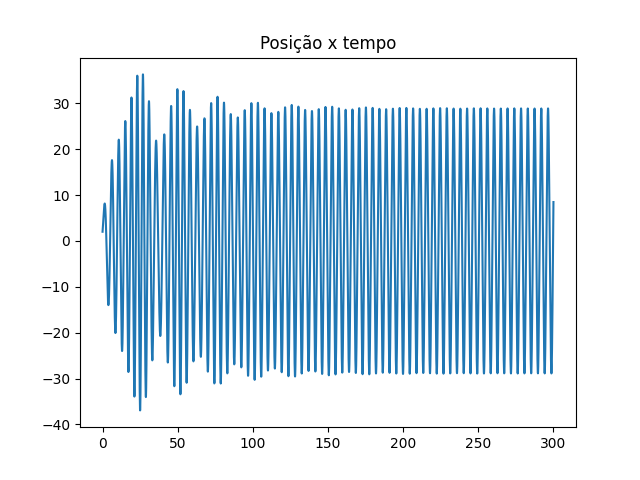

Generate this figure with Python:
import matplotlib.pyplot as plt
import numpy as np

def abfourier(tp,xp,it0,it1,nf):
#
# cálculo dos coeficientes de Fourier a_nf e b_nf
#       a_nf = 2/T integral ( xp cos( nf w) ) dt   entre tp(it0) e tp(it1)
#       b_nf = 2/T integral ( xp sin( nf w) ) dt   entre tp(it0) e tp(it1)    
# integracao numerica pela aproximação trapezoidal
# input: matrizes tempo tp   (abcissas)
#                 posição xp (ordenadas) 
#       indices inicial it0
#               final   it1  (ao fim de um período)   
#       nf índice de Fourier
# output: af_bf e bf_nf  
# 
    dt=tp[1]-tp[0]
    per=tp[it1]-tp[it0]
    ome=2*np.pi/per

    s1=xp[it0]*np.cos(nf*ome*tp[it0])
    s2=xp[it1]*np.cos(nf*ome*tp[it1])
    st=xp[it0+1:it1]*np.cos(nf*ome*tp[it0+1:it1])
    soma=np.sum(st)
    
    q1=xp[it0]*np.sin(nf*ome*tp[it0])
    q2=xp[it1]*np.sin(nf*ome*tp[it1])
    qt=xp[it0+1:it1]*np.sin(nf*ome*tp[it0+1:it1])
    somq=np.sum(qt)
    
    intega=((s1+s2)/2+soma)*dt
    af=2/per*intega
    integq=((q1+q2)/2+somq)*dt
    bf=2/per*integq
    return af,bf

def maxminv(xm1,xm2,xm3,ym1,ym2,ym3):
# Máximo ou mínimo usando o polinómio de Lagrange
# Dados (input): (x0,y0), (x1,y1) e (x2,y2)
# Resultados (output): xm, ymax
    xab=xm1-xm2
    xac=xm1-xm3
    xbc=xm2-xm3
    a=ym1/(xab*xac)
    b=-ym2/(xab*xbc)
    c=ym3/(xac*xbc)
    xmla=(b+c)*xm1+(a+c)*xm2+(a+b)*xm3
    xm=0.5*xmla/(a+b+c)
    xta=xm-xm1
    xtb=xm-xm2
    xtc=xm-xm3
    ymax=a*xtb*xtc+b*xta*xtc+c*xta*xtb
    return xm, ymax

t0 = 0.0
tf = 300
dt = 0.001
n = int((tf-t0)/dt)
k = 1
m = 1
x0 = 2
v0 = 4
beta = 0.001
b = 0.05
f0 = 7.5
wf = 1.4  # frequencia força externa


t = np.zeros(n+1)
x = np.zeros(n+1)
vx = np.zeros(n+1)
ax = np.zeros(n+1)


x[0] = x0
vx[0] = v0


for i in range(n):
    t[i+1] = t[i] + dt
    ax[i] = (-k*x[i]*(1 + 2*beta*x[i]**2) -b*vx[i]  +f0*np.cos(wf*t[i]))/m
    vx[i+1] = vx[i] + ax[i] * dt
    x[i+1] = x[i] + vx[i+1] * dt  

plt.title("Posição x tempo")
plt.plot(t,x)
plt.show()

peaks = []
for i in range(n):
    if(x[i-1]<x[i] and x[i]>x[i+1] and t[i]>200):
        peaks.append(i)


tmax = np.zeros(len(peaks))
xmax = np.zeros(len(peaks))
c=0
for i in peaks:
    tmax[c], xmax[c] = maxminv(t[i-1], t[i], t[i+1], x[i-1], x[i], x[i+1])
    c+=1

amplitude = np.mean(xmax)
print("Amplitude", amplitude) 
periodo = tmax[1]-tmax[0]
print("Período", periodo)


xp = x[peaks[0]:peaks[1]]  # slices
tp = t[peaks[0]:peaks[1]]
